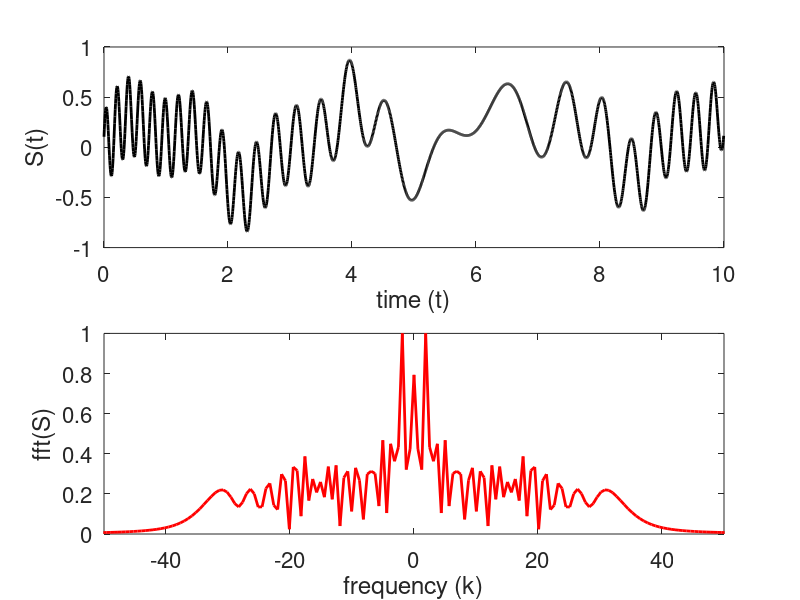
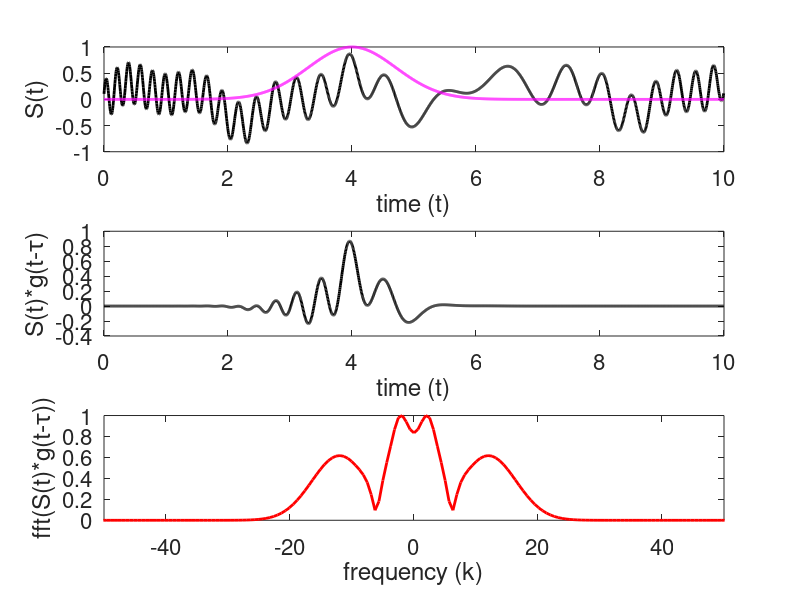
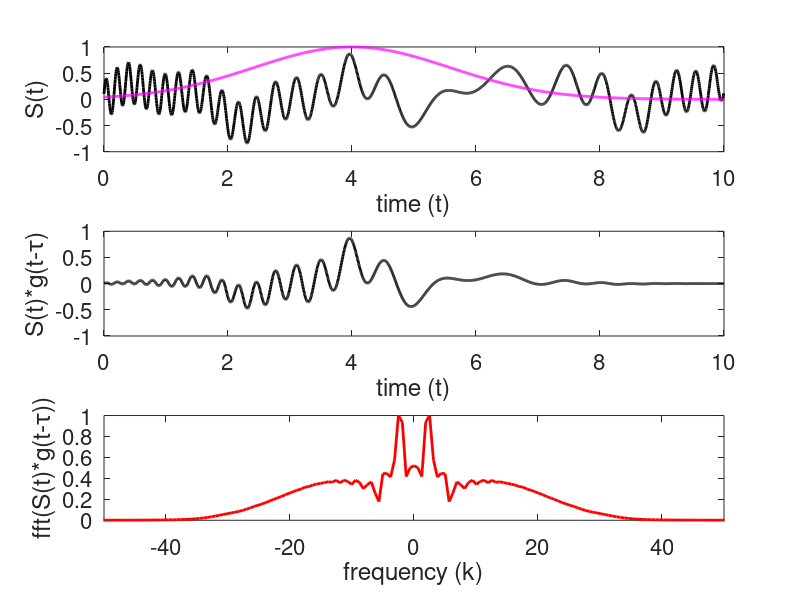
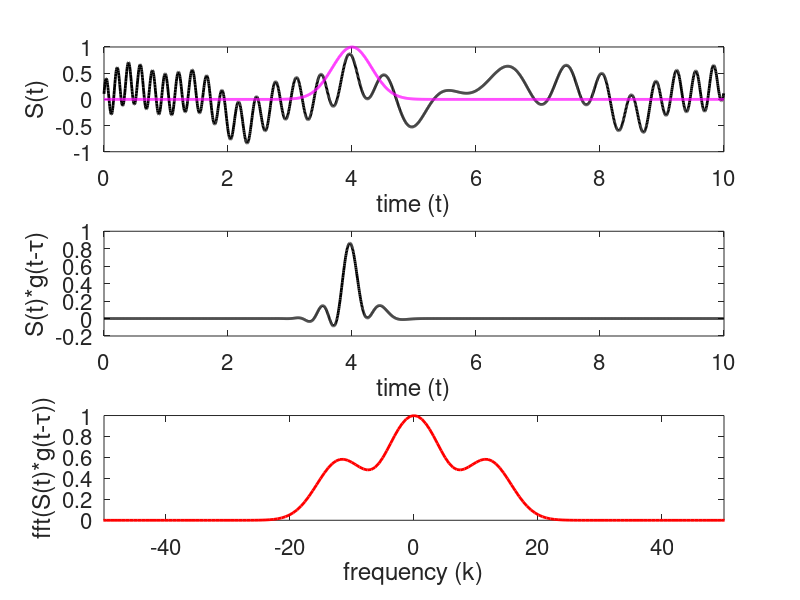

MATLAB code to generate these figures, in order:
%% Lecture 7 Code

% Clean workspace
clear all; close all; clc

%% Signal from Lecture 4

L = 10; n = 2048;
t2 = linspace(0,L,n+1); t = t2(1:n);
k = (2*pi/L)*[0:n/2-1 -n/2:-1];
ks = fftshift(k);

% Create signal
S = (3*sin(2*t) + 0.5*tanh(0.5*(t-3)) + 0.2*exp(-(t-4).^2) ...
    + 1.5*sin(5*t) + 4*cos(3*(t-6).^2))/10 + (t/20).^3;
St = fft(S);

% Plot signal in both time and frequency domain
figure(1)
subplot(2,1,1) % time domain
plot(t,S,'k','Linewidth',2)
set(gca,'Fontsize',16); xlabel('time (t)'); ylabel('S(t)')

subplot(2,1,2) % frequency domain
plot(ks,abs(fftshift(St))/max(abs(St)),'r','Linewidth',2); axis([-50 50 0 1])
set(gca,'Fontsize',16)
xlabel('frequency (k)'), ylabel('fft(S)')

%% Plotting a single window

% Window function specs
tau = 4;
a = 1;
g = exp(-a*(t - tau).^2);

% Windowed signal
Sg = g.*S;
Sgt = fft(Sg);

figure(2)
subplot(3,1,1) % Time domain
plot(t,S,'k','Linewidth',2)
hold on
plot(t,g,'m','Linewidth',2)
set(gca,'Fontsize',16), xlabel('time (t)'), ylabel('S(t)')

subplot(3,1,2) % Time domain
plot(t,Sg,'k','Linewidth',2)
set(gca,'Fontsize',16), xlabel('time (t)'), ylabel('S(t)*g(t-\tau)')

subplot(3,1,3) % Fourier domain
plot(ks,abs(fftshift(Sgt))/max(abs(Sgt)),'r','Linewidth',2); axis([-50 50 0 1])
set(gca,'Fontsize',16), xlabel('frequency (k)'), ylabel('fft(S(t)*g(t-\tau))')

%% Plotting a wider window

% Window function specs
tau = 4;
a = 0.2;
g = exp(-a*(t - tau).^2);

% Windowed signal
Sg = g.*S;
Sgt = fft(Sg);

figure(3)
subplot(3,1,1) % Time domain
plot(t,S,'k','Linewidth',2)
hold on
plot(t,g,'m','Linewidth',2)
set(gca,'Fontsize',16), xlabel('time (t)'), ylabel('S(t)')

subplot(3,1,2) % Time domain
plot(t,Sg,'k','Linewidth',2)
set(gca,'Fontsize',16), xlabel('time (t)'), ylabel('S(t)*g(t-\tau)')

subplot(3,1,3) % Fourier domain
plot(ks,abs(fftshift(Sgt))/max(abs(Sgt)),'r','Linewidth',2); axis([-50 50 0 1])
set(gca,'Fontsize',16), xlabel('frequency (k)'), ylabel('fft(S(t)*g(t-\tau))')

%% Plotting a thinner window

% Window function specs
tau = 4;
a = 5;
g = exp(-a*(t - tau).^2);

% Windowed signal
Sg = g.*S;
Sgt = fft(Sg);

figure(4)
subplot(3,1,1) % Time domain
plot(t,S,'k','Linewidth',2)
hold on
plot(t,g,'m','Linewidth',2)
set(gca,'Fontsize',16), xlabel('time (t)'), ylabel('S(t)')

subplot(3,1,2) % Time domain
plot(t,Sg,'k','Linewidth',2)
set(gca,'Fontsize',16), xlabel('time (t)'), ylabel('S(t)*g(t-\tau)')

subplot(3,1,3) % Fourier domain
plot(ks,abs(fftshift(Sgt))/max(abs(Sgt)),'r','Linewidth',2); axis([-50 50 0 1])
set(gca,'Fontsize',16), xlabel('frequency (k)'), ylabel('fft(S(t)*g(t-\tau))')

%% Sliding the window across the domain

figure(5)
a = 1;
tau = 0:0.1:10;

for j = 1:length(tau)
   g = exp(-a*(t - tau(j)).^2); % Window function
   Sg = g.*S;
   Sgt = fft(Sg);
   
   subplot(3,1,1) % Time domain
    plot(t,S,'k','Linewidth',2)
    hold on
    plot(t,g,'m','Linewidth',2)
    set(gca,'Fontsize',16), xlabel('time (t)'), ylabel('S(t)')

    subplot(3,1,2) % Time domain
    plot(t,Sg,'k','Linewidth',2)
    set(gca,'Fontsize',16,'ylim',[-1 1]), xlabel('time (t)'), ylabel('S(t)*g(t-\tau)')

    subplot(3,1,3) % Fourier domain
    plot(ks,abs(fftshift(Sgt))/max(abs(Sgt)),'r','Linewidth',2); axis([-50 50 0 1])
    set(gca,'Fontsize',16), xlabel('frequency (k)'), ylabel('fft(S(t)*g(t-\tau))')
    drawnow
    pause(0.1)
    clf
end

%% Creating a spectrogram

a = 1;
tau = 0:0.1:10;

for j = 1:length(tau)
   g = exp(-a*(t - tau(j)).^2); % Window function
   Sg = g.*S;
   Sgt = fft(Sg);
   Sgt_spec(:,j) = fftshift(abs(Sgt)); % We don't want to scale it
end

figure(6)
pcolor(tau,ks,Sgt_spec)
shading interp
set(gca,'ylim',[-50 50],'Fontsize',16)
colormap(hot)
colorbar
xlabel('time (t)'), ylabel('frequency (k)')

%% Comparing spectrograms with different window sizes

figure(7)

a = [5 1 0.2];
tau = 0:0.1:10;
for jj = 1:length(a)
   Sgt_spec = []; % Clear at each loop iteration 
   for j = 1:length(tau)
        g = exp(-a(jj)*(t - tau(j)).^2); % Window function
        Sg = g.*S;
        Sgt = fft(Sg);
        Sgt_spec(:,j) = fftshift(abs(Sgt));
   end
   
   subplot(2,2,jj)
   pcolor(tau,ks,Sgt_spec)
   shading interp
   set(gca,'ylim',[-50 50],'Fontsize',16)
   colormap(hot)
   %colorbar
   xlabel('time (t)'), ylabel('frequency (k)')
   title(['a = ',num2str(a(jj))],'Fontsize',16)
end

% Add in the Fourier transform of the whole signal
Sgt_spec = [];
Sgt_spec = repmat(fftshift(abs(St)),length(tau),1);
subplot(2,2,4)
pcolor(tau,ks,Sgt_spec'),
shading interp
set(gca,'ylim',[-50 50],'Fontsize',16)
colormap(hot)
%colorbar
xlabel('time (t)'), ylabel('frequency (k)')
title('a = 0','Fontsize',16)

%% Using MATLAB's spectrogram function

figure(8)

% Trial 1
% spectrogram(S)
% colormap(hot)






















% Trial 2
% spectrogram(S,'yaxis')
% colormap(hot)





















% Trial 3
% spectrogram(S,300,280,'yaxis')
% colormap(hot)






















% Trial 4
% spectrogram(S,300,280,'yaxis')
% colormap(hot)
% set(gca,'Ylim',[0 0.1],'Fontsize',16)






















% Trial 5
% spectrogram(S,300,280,'centered','yaxis')
% colormap(hot)
% set(gca,'Ylim',[-.1 .1],'Fontsize',16)























% Trial 6
% [Sp, w, times] = spectrogram(S,300,280,-50:0.01:50,n/L);
% pcolor(times,w,abs(Sp))
% shading interp
% colormap(hot)
% set(gca,'ylim',[-50,50],'Fontsize',16)

















% Trial 7
% [Sp, w, times] = spectrogram(S,300,280,-50:0.01:50,n/L);
% pcolor(times,w,abs(Sp))
% shading interp
% colormap(hot)
% set(gca,'ylim',[-10,10],'Fontsize',16)






















%% Comparing spectrograms with different window sizes

figure(9)

% Different scaling on k
k = (1/L)*[0:n/2-1 -n/2:-1]; % Notice the 1/L instead of 2*pi/L
ks = fftshift(k);

a = [5 1 0.2];
tau = 0:0.1:10;
for jj = 1:length(a)
   Sgt_spec = []; % Clear at each loop iteration 
   for j = 1:length(tau)
        g = exp(-a(jj)*(t - tau(j)).^2); % Window function
        Sg = g.*S;
        Sgt = fft(Sg);
        Sgt_spec(:,j) = fftshift(abs(Sgt));
   end
   
   subplot(2,2,jj)
   pcolor(tau,ks,Sgt_spec)
   shading interp
   set(gca,'ylim',[-10 10],'Fontsize',16)
   colormap(hot)
   %colorbar
   xlabel('time (t)'), ylabel('frequency (k)')
   title(['a = ',num2str(a(jj))],'Fontsize',16)
end

% Add in the Fourier transform of the whole signal
Sgt_spec = [];
Sgt_spec = repmat(fftshift(abs(St)),length(tau),1);
subplot(2,2,4)
pcolor(tau,ks,Sgt_spec'),
shading interp
set(gca,'ylim',[-10 10],'Fontsize',16)
colormap(hot)
%colorbar
xlabel('time (t)'), ylabel('frequency (k)')
title('a = 0','Fontsize',16)










